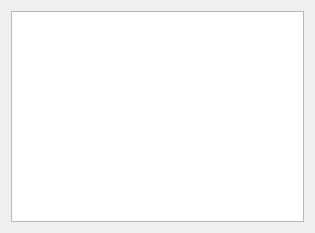
<?xml version="1.0" encoding="UTF-8"?>
<ui version="4.0">
 <class>kepgview_base</class>
 <widget class="QWidget" name="kepgview_base">
  <property name="geometry">
   <rect>
    <x>0</x>
    <y>0</y>
    <width>315</width>
    <height>233</height>
   </rect>
  </property>
  <property name="windowTitle">
   <string>kapp4_base</string>
  </property>
  <property name="autoFillBackground">
   <bool>true</bool>
  </property>
  <layout class="QGridLayout">
   <property name="margin">
    <number>11</number>
   </property>
   <property name="spacing">
    <number>6</number>
   </property>
   <item row="0" column="0">
    <widget class="QPlainTextEdit" name="plainTextEdit"/>
   </item>
  </layout>
 </widget>
 <resources/>
 <connections/>
</ui>
